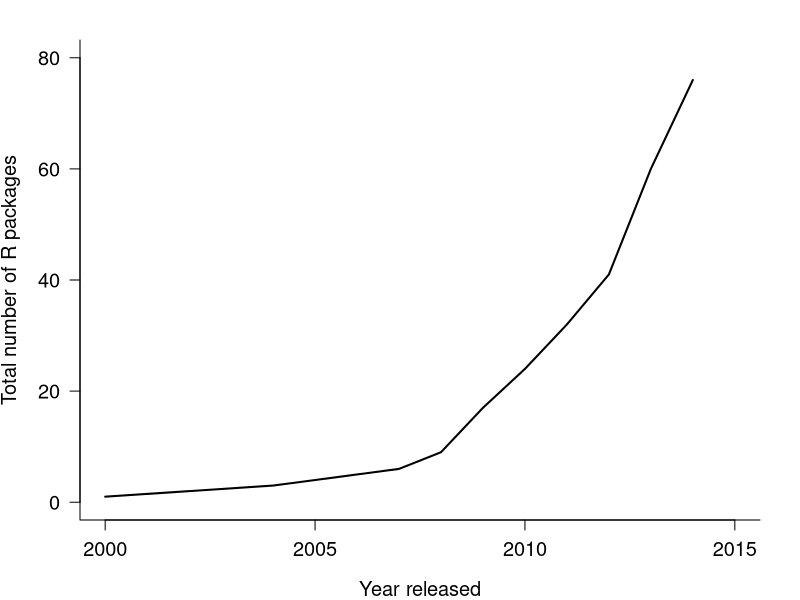

Generate this figure with R:
library(reshape)

ds <- read.csv("Data/PackagesThruTime.csv")

# Group packages by year using aggregate then fix names
dsYear <- with(ds, aggregate(Program, by = list(YearReleased, RPackage), 
	                          FUN = length))

names(dsYear) <- c("YearReleased", "R", "NPackages")

# Order the data by year so cumulative number of packages
# per year can be calculated
dsYear <- dsYear[order(dsYear$YearReleased), ]

# Calculate cumulative number of packages per year
# separately for non R and R packages
dsYear$TotalPkg[dsYear$R == "other"] <- cumsum(dsYear$NPackages[dsYear$R == "other"])
dsYear$TotalPkg[dsYear$R == "R"] <- cumsum(dsYear$NPackages[dsYear$R == "R"])

png("Manuscript/Figures/PCMRpackages.png", height = 1200, width = 1200, res = 300)

par(bty = "l")
par(mar = c(4, 4, 2, 2))

plot(TotalPkg[R == "R"] ~ YearReleased[R == "R"], data = dsYear, 
     type = "l" , las = 1, lwd = 2, cex.lab = 1.2, cex.axis = 1.2,
	 xlim = c(2000, 2015), ylim = c(0, 80), 
	 xlab = "Year released", ylab = "Total number of R packages")

dev.off()
